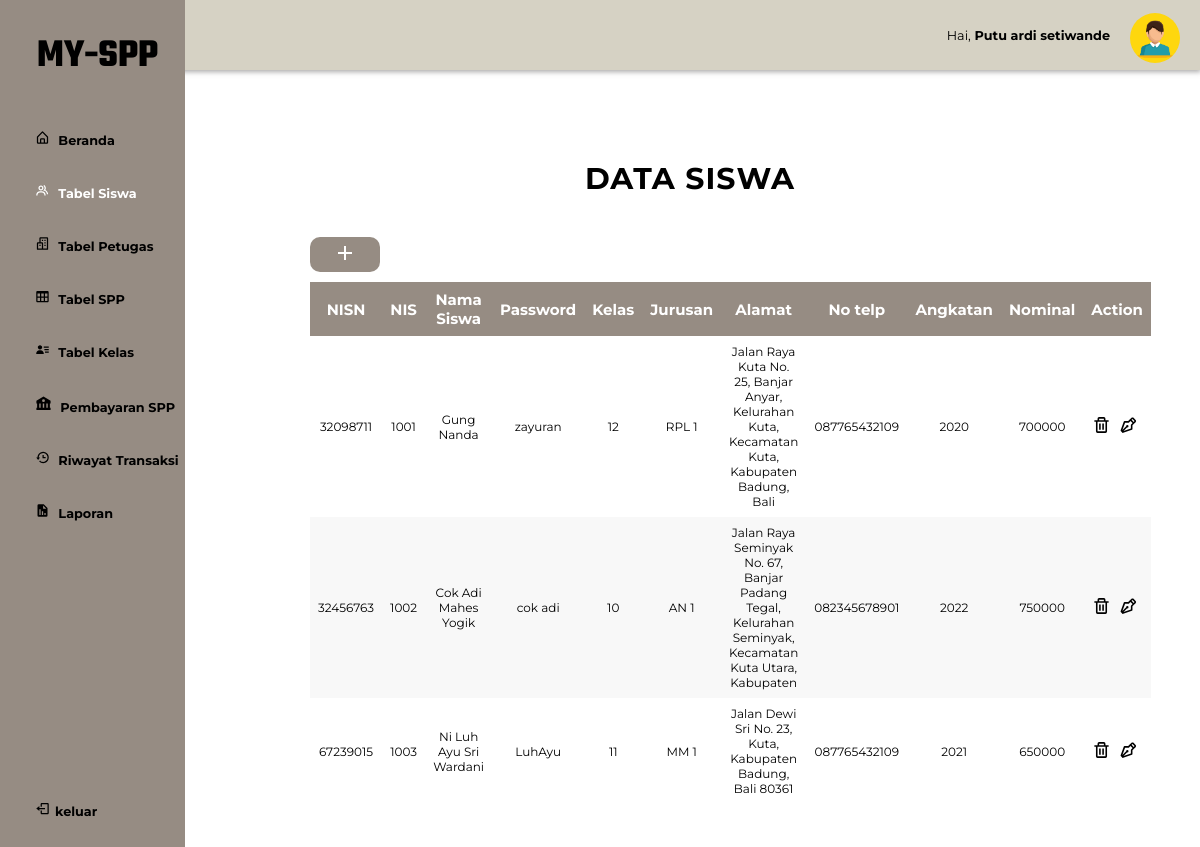
/admin/siswa.php (signed in), run on the app's committed database.
### tables this page shows
CREATE TABLE `siswa` (
  `NISN` int(11) NOT NULL,
  `Nama_Siswa` varchar(35) NOT NULL,
  `idkelas` int(10) NOT NULL,
  `Tlp` varchar(13) NOT NULL,
  `Nis` int(11) NOT NULL,
  `Password` varchar(255) NOT NULL,
  `Alamat` varchar(100) NOT NULL
);

CREATE TABLE `kelas` (
  `idkelas` int(11) NOT NULL,
  `idtarif` int(11) NOT NULL,
  `kelas` varchar(10) NOT NULL,
  `jurusan` varchar(30) NOT NULL
);

CREATE TABLE `tarif` (
  `id` int(4) NOT NULL,
  `Angkatan` varchar(6) NOT NULL,
  `tipe` varchar(7) NOT NULL,
  `Nominal` float NOT NULL
);

### config/php/backend.php (called while the page is built, shortened)
<?php
$konek = mysqli_connect('localhost', 'root', '', 'uk_spp');
function query($query)
{
  global $konek;
  $result = mysqli_query($konek, $query);
  $rows = [];
  while ($row = mysqli_fetch_assoc($result)) {
    $rows[] = $row;
  }
  return $rows;
}

### admin/siswa.php (the view, shortened to what this page needs)
<?php
require '../config/php/backend.php';
$nama = $_SESSION['nama'];
$query = "SELECT * FROM siswa inner join kelas on siswa.idkelas = kelas.idkelas inner join tarif on kelas.idtarif = tarif.id";
$data = query($query);
?>
<!DOCTYPE html>
<html lang="en">
<head>
    <link rel="stylesheet" href="../style/asidenav.css">
    <link rel="stylesheet" href="../style/table.css">
</head>
<body>
    <aside>
        <nav class="navbar">
            <div class="sidebar">
                <div class="logo">
                    <h1 class="a1">MY-<p>SPP</p>
                    </h1>
                </div>
                <div class="isi">
                    <ul>
                        <li>
                            <a href="./">
                                <img src="../assets/emoticon/svg/regular/bx-home-alt.svg" style="width:15px; height:15px; margin-right:5px;">
                                <b>Beranda</b>
                            </a>
                        </li>
                        <li>
                            <a class="active" href="./siswa.php">
                                <b>Tabel Siswa</b>
                            </a>
                        </li>
                        <li>
                            <a href="./pegawai.php">
                                <img src="../assets/emoticon/svg/regular/bx-buildings.svg" style="width:15px; height:15px; margin-right:5px;">
                                <b>Tabel Petugas</b>
                            </a>
                        </li>
                        <li>
                            <a href="./tarif.php">
                                <img src="../assets/emoticon/svg/regular/bx-table.svg" style="width:15px; height:15px; margin-right:5px;">
                                <b>Tabel SPP</b>
                            </a>
                        </li>
                        <li>
                            <a href="./kelas.php">
                                <img src="../assets/emoticon/svg/solid/bxs-user-detail.svg" style="width:15px; height:15px; margin-right:5px;">
                                <b>Tabel Kelas</b>
                            </a>
                        </li>
                        <li>
                            <a href="./pembayaran.php">
                                <img src="../assets/emoticon/svg/solid/bxs-bank.svg" style="width:17px; height:17px; margin-right:5px;">
                                <b>Pembayaran SPP</b>
                            </a>
                        </li>
                        <li>
                            <a href="./history.php">
                                <img src="../assets/emoticon/svg/regular/bx-history.svg" style="width:15px; height:15px; margin-right:5px; fill:white;">
                                <b>Riwayat Transaksi</b>
                            </a>
                        </li>
                        <li>
                            <a href="./laporan.php">
                                <img src="../assets/emoticon/svg/solid/bxs-report.svg" style="width:15px; height:15px; margin-right:5px;">
                                <b>Laporan</b>
                            </a>
                        </li>
                    </ul>
                </div>
                <div class="logout">
                    <a href="../config/php/logout.php"><img src="../assets/emoticon/svg/regular/bx-log-out.svg" style="width:15px; height:15px; margin-right:5px;"><b>keluar</b></a>
                </div>
            </div>
        </nav>
        <div class="nav-profile">
            <ul>
                <li>
                    <div class="profile">
                        <div class="nama">
                            <span style="float:left; margin-top:5px;">
                                <p>Hai,<b> <?= $nama ?></b></p>
                            </span>
                        </div>
                        <span>
                            <a href="#" id="profile-menu">
                                <img class="gbr" src="../assets/img/user.jpg">
                            </a>
                        </span>
                    </div>
                </li>
            </ul>
        </div>
    </aside>
    <div class="table">
        <h2>Data Siswa</h2>
        <div class="table-wrapper">
            <table class="fl-table">
                <a href="../config/action/add/siswa.php"><button class="form-insert"><svg fill="white" xmlns="http://www.w3.org/2000/svg" width="24" height="24" viewBox="0 0 24 24">
                            <path d="M19 11h-6V5h-2v6H5v2h6v6h2v-6h6z" />
                        </svg></button></a>
                <thead>
                    <tr>
                        <th>NISN</th>
                        <th>NIS</th>
                        <th>Nama Siswa</th>
                        <th>Password</th>
                        <th>Kelas</th>
                        <th>Jurusan</th>
                        <th>Alamat</th>
                        <th>No telp</th>
                        <th>Angkatan</th>
                        <th>Nominal</th>
                        <th>Action</th>
                    </tr>
                </thead>
                <tbody>
                    <?php foreach ($data as $row) : ?>
                        <tr>
                            <td><?= $row["NISN"] ?></td>
                            <td><?= $row["Nis"] ?></td>
                            <td><?= $row["Nama_Siswa"] ?></td>
                            <td><?= $row["Password"] ?></td>
                            <td><?= $row["kelas"] ?></td>
                            <td><?= $row["jurusan"] ?></td>
                            <td><?= $row["Alamat"] ?></td>
                            <td><?= $row["Tlp"] ?></td>
                            <td><?= $row["Angkatan"] ?></td>
                            <td><?= $row["Nominal"] ?></td>
                            <td><a onclick="return confirm('Yakin ingin menghapus siswa : <?= $row['Nama_Siswa'] ?>')" class="icon-hps" href="../config/action/delete/all.php?id=<?= $row['Nis']; ?>&tabel=siswa&primary=Nis">
                                    <svg xmlns="http://www.w3.org/2000/svg" fill="curentcolor" viewBox="0 0 24 24">
                                        <path d="M5 20a2 2 0 0 0 2 2h10a2 2 0 0 0 2-2V8h2V6h-4V4a2 2 0 0 0-2-2H9a2 2 0 0 0-2 2v2H3v2h2zM9 4h6v2H9zM8 8h9v12H7V8z" />
                                        <path d="M9 10h2v8H9zm4 0h2v8h-2z" />
                                    </svg>
                                </a>
                                <a class="icon-edit" href="../config/action/update/siswa.php?id=<?= $row["Nis"] ?>">
                                </a>
                            </td>
                        </tr>
                    <?php endforeach; ?>
            </table>
        </div>
    </div>
</body>
</html>

### style/asidenav.css (style rules this page uses)
:root { --primary: #968C83; --second: #D6D2C4; --text-color: black; --bg: white; }
* { font-family: 'Montserrat'; margin: 0; padding: 0; box-sizing: border-box; outline: none; border: none; text-decoration: none; }
body { background-color: var(--bg); }
.nav-profile { height: 70px; width: 100%; position: flex; background-color: var(--second); box-shadow: 1px 2px 5px #9a9999d1; justify-content: space-between; }
.nav-profile .profile { top: 8px; right: 20px; position: absolute; }
.nav-profile .profile .nama { margin-top: 15px; float: left; }
img.gbr { margin-top: 5px; margin-left: 20px; max-width: 50px; max-height: 50px; border-radius: 100%; }
.logo .a1 { float: left; font-size: 40px; margin-left: 20%; margin-top: 15%; text-align: center; font-family: 'Teko'; }
.logo .a1 p { float: right; margin-bottom: 10px; text-align: center; font-family: 'Teko'; }
.navbar .sidebar { height: 100%; width: 18%; background-color: var(--primary); display: flex; flex-direction: column; position: fixed; z-index: 99; }
ul { list-style-type: none; margin: 0; padding: 0; overflow: hidden; }
li { margin-top: 35px; margin-left: 35px; }
li a { text-decoration: none; color: var(--text-color); }
li a.active { fill: var(--bg) !important; color: var(--bg) !important; }
li a svg { margin-right: 5px; width: 15px; height: 15px; }
.logout a { color: var(--text-color); position: absolute; bottom: 35px; left: 35px; }
@media (min-width: 758px) { html { font-size: 80%; } }
@media (min-width: 758px) { .navbar .sidebar { height: 100%; width: 185px; left: 0; } }

### style/table.css (style rules this page uses)
:root { --head: #968C83; --child: #D6D2C4; --text: black; }
* { font-family: 'Montserrat'; box-sizing: border-box; -webkit-box-sizing: border-box; -moz-box-sizing: border-box; }
h2 { margin-top: 5%; text-align: center; margin-left: 15%; font-size: 30px; text-transform: uppercase; letter-spacing: 1px; color: rgb(0, 0, 0); padding: 30px 0; }
.table-wrapper { padding-left: 20%; margin: 10px 10px 50px 70px; }
.fl-table { border-radius: 5px; font-size: 15px; font-weight: normal; border: none; border-collapse: collapse; width: 90%; max-width: 100%; white-space: normal; background-color: white; }
.fl-table td, .fl-table th { text-align: center; padding: 8px; }
.fl-table td { font-size: 12px; }
.fl-table thead th { color: #ffffff; background: var(--head); }
.fl-table tr:nth-child(even) { background: #F8F8F8; }
a button.form-insert { width: 70px; height: 35px; font-size: 16px; margin: 0 0 10px 0; font-weight: bold; border-radius: 10px; background-color: var(--head); }
.icon-hps>svg, svg.icon-hps { padding-right: 5px; fill: black; margin: auto; width: 24px; height: 24px; }
.icon-edit>svg { padding-right: 5px; fill: black; margin: auto; width: 24px; height: 24px; }

### data on the page
siswa: NISN "32098711", Nis "1001", Nama_Siswa "Gung Nanda", Password "zayuran", idkelas.kelas "12", idkelas.jurusan "RPL 1", Alamat "Jalan Raya Kuta No. 25, Banjar Anyar, Kelurahan Kuta, Kecamatan Kuta, Kabupaten Badung, Bali", Tlp "087765432109", tarif.Angkatan "2020", tarif.Nominal "700000"
siswa: NISN "32456763", Nis "1002", Nama_Siswa "Cok Adi Mahes Yogik", Password "cok adi", idkelas.kelas "10", idkelas.jurusan "AN 1", Alamat "Jalan Raya Seminyak No. 67, Banjar Padang Tegal, Kelurahan Seminyak, Kecamatan Kuta Utara, Kabupaten", Tlp "082345678901", tarif.Angkatan "2022", tarif.Nominal "750000"
siswa: NISN "67239015", Nis "1003", Nama_Siswa "Ni Luh Ayu Sri Wardani", Password "LuhAyu", idkelas.kelas "11", idkelas.jurusan "MM 1", Alamat "Jalan Dewi Sri No. 23, Kuta, Kabupaten Badung, Bali 80361", Tlp "087765432109", tarif.Angkatan "2021", tarif.Nominal "650000"

### other printed values
$nama "Putu ardi setiwande"
